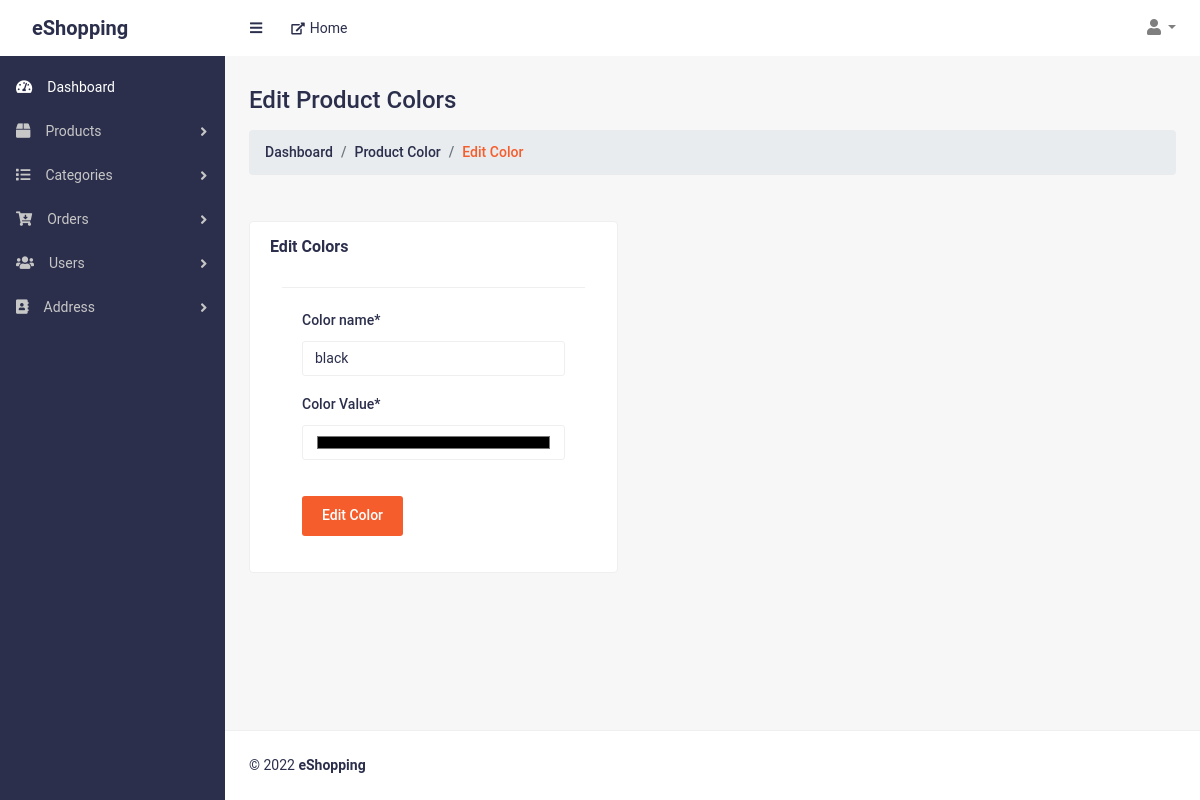
The app's page /add_color.php?edit=6 (signed in), older data.
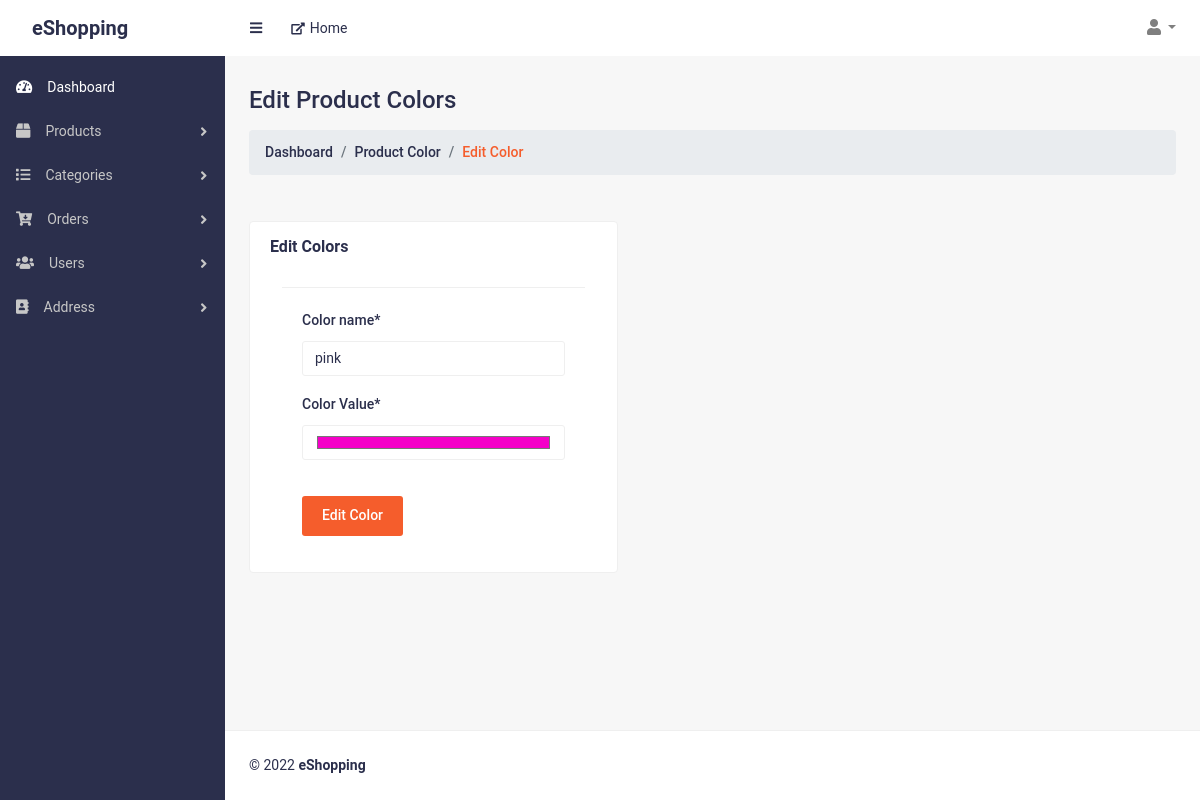
The same page, newer data.
### tables this page shows
CREATE TABLE `productcolor` (
  `id` int(11) NOT NULL,
  `colorName` varchar(50) NOT NULL,
  `colorCode` varchar(50) NOT NULL,
  `modifiedDate` datetime DEFAULT NULL,
  `createdDate` datetime DEFAULT NULL,
  `status` tinyint(2) NOT NULL DEFAULT 0
);

### handler/dbHandler.php (called while the page is built, shortened)
<?php
class DBConnection
{
    private $hostname = "localhost";
    private $username = "root";
    private $password = "";
    private $database = "eshopping";
    private $conn;
    function __construct()
    {
        $this->conn = new mysqli($this->hostname, $this->username, $this->password, $this->database);
    }
    function getConnection()
    {
        return $this->conn;
    }
}

### handler/productHandler.php (called while the page is built, shortened)
<?php
require_once("dbHandler.php");
class ProductHandler extends DBConnection
{
    function getColorById($id)
    {
        $colorid = (int) $id;
        $sql = "SELECT * FROM productcolor WHERE id=$colorid AND status = 0";
        $result = $this->getConnection()->query($sql);
        $records = [];
        if ($result && $result->num_rows > 0) {
            $records = $result->fetch_assoc();
        } else {
            $records = [];
        }
        return $records;
    }
}

### add_color.php (the view, shortened to what this page needs)
<?php
require("./handler/productHandler.php");
$obj = new ProductHandler();
$btn = "Add";
if (isset($_GET["edit"])) {
    $result = $obj->getColorById($_GET["edit"]);
    $btn = "Edit";
}
?>
<!DOCTYPE html>
<html lang="en">
<head>
    <link href="css/styles.css" rel="stylesheet">
    <link href="css/admin-style.css" rel="stylesheet">
    <link href="vendor/bootstrap/css/bootstrap.min.css" rel="stylesheet">
    <link href="vendor/fontawesome-free/css/all.min.css" rel="stylesheet">
</head>
<body class="sb-nav-fixed">
    <?php
    include_once("./includes/header.php");
    ?>
    <div id="layoutSidenav">
        <div id="layoutSidenav_nav">
            <?php
            include_once("./includes/sidebar.php");
            ?>
        </div>
        <div id="layoutSidenav_content">
            <main>
                <div class="container-fluid">
                    <h2 class="mt-30 page-title"><?= $btn ?> Product Colors</h2>
                    <ol class="breadcrumb">
                        <li class="breadcrumb-item"><a href="index.php">Dashboard</a></li>
                        <li class="breadcrumb-item"><a href="product_color.php">Product Color</a></li>
                        <li class="breadcrumb-item active"><?= $btn ?> Color</li>
                    </ol>
                    <div class="row justify-content-between">
                        <div class="col-lg-5 col-md-5">
                            <div class="card card-static-2 mt-30 mb-30">
                                <div class="card-title-2">
                                    <h4 style="width:100%;display: flex; justify-content: space-between;align-items: center;">
                                        <p><b><?= $btn ?> Colors</b></p>
                                    </h4>
                                </div>
                                <div class="card-body-table px-3">
                                    <form action="./handler/requestHandler.php" id="formAddProductColor" method="POST">
                                        <div class="card-body-table px-3">
                                            <div class="news-content-right pd-20">
                                                <div class="form-group">
                                                    <label class="form-label">Color name*</label>
                                                    <input type="text" id="addcolor" name="color" class="form-control" placeholder="Product Name" value="<?= isset($result) ? $result["colorName"] : "" ?>" />
                                                </div>
                                                <div class="form-group">
                                                    <label class="form-label">Color Value*</label>
                                                    <input type="color" class="form-control" name="value" placeholder="Product Name" value="<?= isset($result) ? $result["colorCode"] : "" ?>" />
                                                </div>
                                                <button class="save-btn hover-btn mb-3" type="submit" name="<?= $btn ?>Color" value="<?= $btn ?>Color">
                                                    <?= $btn ?> Color
                                                </button>
                                            </div>
                                        </div>
                                    </form>
                                </div>
                            </div>
                        </div>
                    </div>
                </div>
            </main>
            <?php
            include_once("./includes/footer.php");
            ?>
        </div>
    </div>
</body>
</html>

Row changes from the older to the newer data that the page shows:
changed productcolor: color "black" → "pink"; value "#000000" → "#f500c8"
